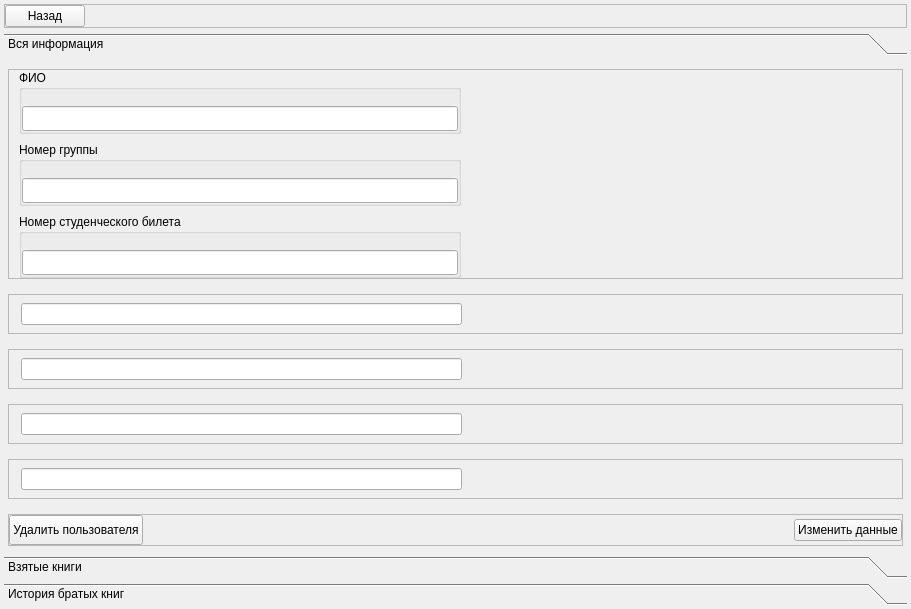
              <widget class="QWidget" name="widgetContents_info_user">
               <property name="geometry">
                <rect>
                 <x>0</x>
                 <y>0</y>
                 <width>911</width>
                 <height>609</height>
                </rect>
               </property>
               <layout class="QVBoxLayout" name="verticalLayout_9">
                <property name="spacing">
                 <number>5</number>
                </property>
                <property name="leftMargin">
                 <number>4</number>
                </property>
                <property name="topMargin">
                 <number>4</number>
                </property>
                <property name="rightMargin">
                 <number>4</number>
                </property>
                <property name="bottomMargin">
                 <number>4</number>
                </property>
                <item>
                 <widget class="QFrame" name="frame_title_info_user">
                  <property name="cursor">
                   <cursorShape>ArrowCursor</cursorShape>
                  </property>
                  <property name="frameShape">
                   <enum>QFrame::StyledPanel</enum>
                  </property>
                  <property name="frameShadow">
                   <enum>QFrame::Raised</enum>
                  </property>
                  <layout class="QHBoxLayout" name="horizontalLayout_7">
                   <property name="spacing">
                    <number>5</number>
                   </property>
                   <property name="leftMargin">
                    <number>0</number>
                   </property>
                   <property name="topMargin">
                    <number>0</number>
                   </property>
                   <property name="rightMargin">
                    <number>0</number>
                   </property>
                   <property name="bottomMargin">
                    <number>0</number>
                   </property>
                   <item alignment="Qt::AlignLeft">
                    <widget class="QPushButton" name="pushButton_back_info_user">
                     <property name="cursor">
                      <cursorShape>PointingHandCursor</cursorShape>
                     </property>
                     <property name="text">
                      <string>Назад</string>
                     </property>
                     <property name="icon">
                      <iconset resource="../icons/icons.qrc">
                       <normaloff>:/icons/arrow/left-arrow-2.png</normaloff>:/icons/arrow/left-arrow-2.png</iconset>
                     </property>
                     <property name="iconSize">
                      <size>
                       <width>20</width>
                       <height>20</height>
                      </size>
                     </property>
                    </widget>
                   </item>
                  </layout>
                 </widget>
                </item>
                <item>
                 <widget class="QToolBox" name="toolBox">
                  <property name="currentIndex">
                   <number>0</number>
                  </property>
                  <property name="tabSpacing">
                   <number>5</number>
                  </property>
                  <widget class="QWidget" name="page_about_info_user">
                   <property name="geometry">
                    <rect>
                     <x>0</x>
                     <y>0</y>
                     <width>899</width>
                     <height>475</height>
                    </rect>
                   </property>
                   <attribute name="icon">
                    <iconset resource="../icons/icons.qrc">
                     <normaloff>:/icons/main/info.png</normaloff>:/icons/main/info.png</iconset>
                   </attribute>
                   <attribute name="label">
                    <string>Вся информация</string>
                   </attribute>
                   <layout class="QVBoxLayout" name="verticalLayout_7">
                    <property name="spacing">
                     <number>10</number>
                    </property>
                    <property name="leftMargin">
                     <number>4</number>
                    </property>
                    <property name="topMargin">
                     <number>4</number>
                    </property>
                    <property name="rightMargin">
                     <number>4</number>
                    </property>
                    <property name="bottomMargin">
                     <number>0</number>
                    </property>
                    <item>
                     <widget class="QFrame" name="frame">
                      <property name="sizePolicy">
                       <sizepolicy hsizetype="Preferred" vsizetype="Fixed">
                        <horstretch>0</horstretch>
                        <verstretch>0</verstretch>
                       </sizepolicy>
                      </property>
                      <property name="frameShape">
                       <enum>QFrame::StyledPanel</enum>
                      </property>
                      <property name="frameShadow">
                       <enum>QFrame::Raised</enum>
                      </property>
                      <layout class="QGridLayout" name="gridLayout_3">
                       <property name="leftMargin">
                        <number>10</number>
                       </property>
                       <property name="topMargin">
                        <number>0</number>
                       </property>
                       <property name="rightMargin">
                        <number>0</number>
                       </property>
                       <property name="bottomMargin">
                        <number>0</number>
                       </property>
                       <property name="verticalSpacing">
                        <number>8</number>
                       </property>
                       <item row="0" column="0">
                        <widget class="QGroupBox" name="groupBox_fio_info_user">
                         <property name="sizePolicy">
                          <sizepolicy hsizetype="Preferred" vsizetype="Fixed">
                           <horstretch>0</horstretch>
                           <verstretch>0</verstretch>
                          </sizepolicy>
                         </property>
                         <property name="styleSheet">
                          <string notr="true"/>
                         </property>
                         <property name="title">
                          <string>ФИО</string>
                         </property>
                         <layout class="QVBoxLayout" name="verticalLayout_14">
                          <property name="spacing">
                           <number>0</number>
                          </property>
                          <property name="leftMargin">
                           <number>0</number>
                          </property>
                          <property name="topMargin">
                           <number>16</number>
                          </property>
                          <property name="rightMargin">
                           <number>0</number>
                          </property>
                          <property name="bottomMargin">
                           <number>0</number>
                          </property>
                          <item>
                           <widget class="QLineEdit" name="lineEdit_fio_info_user">
                            <property name="minimumSize">
                             <size>
                              <width>0</width>
                              <height>25</height>
                             </size>
                            </property>
                           </widget>
                          </item>
                         </layout>
                        </widget>
                       </item>
                       <item row="1" column="0">
                        <widget class="QGroupBox" name="groupBox_number_group">
                         <property name="sizePolicy">
                          <sizepolicy hsizetype="Preferred" vsizetype="Fixed">
                           <horstretch>0</horstretch>
                           <verstretch>0</verstretch>
                          </sizepolicy>
                         </property>
                         <property name="styleSheet">
                          <string notr="true"/>
                         </property>
                         <property name="title">
                          <string>Номер группы</string>
                         </property>
                         <layout class="QVBoxLayout" name="verticalLayout_15">
                          <property name="spacing">
                           <number>0</number>
                          </property>
                          <property name="leftMargin">
                           <number>0</number>
                          </property>
                          <property name="topMargin">
                           <number>16</number>
                          </property>
                          <property name="rightMargin">
                           <number>0</number>
                          </property>
                          <property name="bottomMargin">
                           <number>0</number>
                          </property>
                          <item>
                           <widget class="QLineEdit" name="lineEdit_number_group">
                            <property name="minimumSize">
                             <size>
                              <width>0</width>
                              <height>25</height>
                             </size>
                            </property>
                           </widget>
                          </item>
                         </layout>
                        </widget>
                       </item>
                       <item row="0" column="1">
                        <spacer name="horizontalSpacer">
                         <property name="orientation">
                          <enum>Qt::Horizontal</enum>
                         </property>
                         <property name="sizeHint" stdset="0">
                          <size>
                           <width>40</width>
                           <height>20</height>
                          </size>
                         </property>
                        </spacer>
                       </item>
                       <item row="2" column="0">
                        <widget class="QGroupBox" name="groupBox_student_id_number">
                         <property name="sizePolicy">
                          <sizepolicy hsizetype="Preferred" vsizetype="Fixed">
                           <horstretch>0</horstretch>
                           <verstretch>0</verstretch>
                          </sizepolicy>
                         </property>
                         <property name="styleSheet">
                          <string notr="true"/>
                         </property>
                         <property name="title">
                          <string>Номер студенческого билета</string>
                         </property>
                         <layout class="QVBoxLayout" name="verticalLayout_16">
                          <property name="spacing">
                           <number>0</number>
                          </property>
                          <property name="leftMargin">
                           <number>0</number>
                          </property>
                          <property name="topMargin">
                           <number>16</number>
                          </property>
                          <property name="rightMargin">
                           <number>0</number>
                          </property>
                          <property name="bottomMargin">
                           <number>0</number>
                          </property>
                          <item>
                           <widget class="QLineEdit" name="lineEdit_student_id_number">
                            <property name="minimumSize">
                             <size>
                              <width>0</width>
                              <height>25</height>
                             </size>
                            </property>
                           </widget>
                          </item>
                         </layout>
                        </widget>
                       </item>
                      </layout>
                     </widget>
                    </item>
                    <item>
                     <widget class="QFrame" name="frame_phone">
                      <property name="maximumSize">
                       <size>
                        <width>16777215</width>
                        <height>40</height>
                       </size>
                      </property>
                      <property name="frameShape">
                       <enum>QFrame::StyledPanel</enum>
                      </property>
                      <property name="frameShadow">
                       <enum>QFrame::Raised</enum>
                      </property>
                      <layout class="QHBoxLayout" name="horizontalLayout_phone">
                       <property name="spacing">
                        <number>5</number>
                       </property>
                       <property name="leftMargin">
                        <number>0</number>
                       </property>
                       <property name="topMargin">
                        <number>0</number>
                       </property>
                       <property name="rightMargin">
                        <number>0</number>
                       </property>
                       <property name="bottomMargin">
                        <number>0</number>
                       </property>
                       <item alignment="Qt::AlignLeft|Qt::AlignVCenter">
                        <widget class="QLabel" name="label_icon_phone">
                         <property name="sizePolicy">
                          <sizepolicy hsizetype="Expanding" vsizetype="Preferred">
                           <horstretch>0</horstretch>
                           <verstretch>0</verstretch>
                          </sizepolicy>
                         </property>
                         <property name="maximumSize">
                          <size>
                           <width>40</width>
                           <height>40</height>
                          </size>
                         </property>
                         <property name="text">
                          <string/>
                         </property>
                         <property name="textFormat">
                          <enum>Qt::AutoText</enum>
                         </property>
                         <property name="pixmap">
                          <pixmap resource="../icons/icons.qrc">:/icons/socialNetwork/phone.png</pixmap>
                         </property>
                         <property name="scaledContents">
                          <bool>true</bool>
                         </property>
                        </widget>
                       </item>
                       <item>
                        <widget class="QLineEdit" name="lineEdit_4">
                         <property name="sizePolicy">
                          <sizepolicy hsizetype="Expanding" vsizetype="Fixed">
                           <horstretch>0</horstretch>
                           <verstretch>0</verstretch>
                          </sizepolicy>
                         </property>
                        </widget>
                       </item>
                       <item>
                        <spacer name="horizontalSpacer_5">
                         <property name="orientation">
                          <enum>Qt::Horizontal</enum>
                         </property>
                         <property name="sizeHint" stdset="0">
                          <size>
                           <width>40</width>
                           <height>20</height>
                          </size>
                         </property>
                        </spacer>
                       </item>
                      </layout>
                     </widget>
                    </item>
                    <item>
                     <widget class="QFrame" name="frame_mail">
                      <property name="maximumSize">
                       <size>
                        <width>16777215</width>
                        <height>40</height>
                       </size>
                      </property>
                      <property name="frameShape">
                       <enum>QFrame::StyledPanel</enum>
                      </property>
                      <property name="frameShadow">
                       <enum>QFrame::Raised</enum>
                      </property>
                      <layout class="QHBoxLayout" name="horizontalLayout">
                       <property name="spacing">
                        <number>5</number>
                       </property>
                       <property name="leftMargin">
                        <number>0</number>
                       </property>
                       <property name="topMargin">
                        <number>0</number>
                       </property>
                       <property name="rightMargin">
                        <number>0</number>
                       </property>
                       <property name="bottomMargin">
                        <number>0</number>
                       </property>
                       <item alignment="Qt::AlignLeft">
                        <widget class="QLabel" name="label_icon_mail">
                         <property name="sizePolicy">
                          <sizepolicy hsizetype="Expanding" vsizetype="Preferred">
                           <horstretch>0</horstretch>
                           <verstretch>0</verstretch>
                          </sizepolicy>
                         </property>
                         <property name="maximumSize">
                          <size>
                           <width>40</width>
                           <height>40</height>
                          </size>
                         </property>
                         <property name="text">
                          <string/>
                         </property>
                         <property name="textFormat">
                          <enum>Qt::AutoText</enum>
                         </property>
                         <property name="pixmap">
                          <pixmap resource="../icons/icons.qrc">:/icons/socialNetwork/email.png</pixmap>
                         </property>
                         <property name="scaledContents">
                          <bool>true</bool>
                         </property>
                        </widget>
                       </item>
                       <item>
                        <widget class="QLineEdit" name="lineEdit"/>
                       </item>
                       <item>
                        <spacer name="horizontalSpacer_2">
                         <property name="orientation">
                          <enum>Qt::Horizontal</enum>
                         </property>
                         <property name="sizeHint" stdset="0">
                          <size>
                           <width>40</width>
                           <height>20</height>
                          </size>
                         </property>
                        </spacer>
                       </item>
                      </layout>
                     </widget>
                    </item>
                    <item>
                     <widget class="QFrame" name="frame_telegram">
                      <property name="maximumSize">
                       <size>
                        <width>16777215</width>
                        <height>40</height>
                       </size>
                      </property>
                      <property name="frameShape">
                       <enum>QFrame::StyledPanel</enum>
                      </property>
                      <property name="frameShadow">
                       <enum>QFrame::Raised</enum>
                      </property>
                      <layout class="QHBoxLayout" name="horizontalLayout_2">
                       <property name="spacing">
                        <number>5</number>
                       </property>
                       <property name="leftMargin">
                        <number>0</number>
                       </property>
                       <property name="topMargin">
                        <number>0</number>
                       </property>
                       <property name="rightMargin">
                        <number>0</number>
                       </property>
                       <property name="bottomMargin">
                        <number>0</number>
                       </property>
                       <item alignment="Qt::AlignLeft">
                        <widget class="QLabel" name="label_icon_telegram">
                         <property name="sizePolicy">
                          <sizepolicy hsizetype="Expanding" vsizetype="Preferred">
                           <horstretch>0</horstretch>
                           <verstretch>0</verstretch>
                          </sizepolicy>
                         </property>
                         <property name="maximumSize">
                          <size>
                           <width>40</width>
                           <height>40</height>
                          </size>
                         </property>
                         <property name="text">
                          <string/>
                         </property>
                         <property name="textFormat">
                          <enum>Qt::AutoText</enum>
                         </property>
                         <property name="pixmap">
                          <pixmap resource="../icons/icons.qrc">:/icons/socialNetwork/telegram.png</pixmap>
                         </property>
                         <property name="scaledContents">
                          <bool>true</bool>
                         </property>
                        </widget>
                       </item>
                       <item>
                        <widget class="QLineEdit" name="lineEdit_2"/>
                       </item>
                       <item>
                        <spacer name="horizontalSpacer_3">
                         <property name="orientation">
                          <enum>Qt::Horizontal</enum>
                         </property>
                         <property name="sizeHint" stdset="0">
                          <size>
                           <width>40</width>
                           <height>20</height>
                          </size>
                         </property>
                        </spacer>
                       </item>
                      </layout>
                     </widget>
                    </item>
                    <item>
                     <widget class="QFrame" name="frame_vk">
                      <property name="maximumSize">
                       <size>
                        <width>16777215</width>
                        <height>40</height>
                       </size>
                      </property>
                      <property name="frameShape">
                       <enum>QFrame::StyledPanel</enum>
                      </property>
                      <property name="frameShadow">
                       <enum>QFrame::Raised</enum>
                      </property>
                      <layout class="QHBoxLayout" name="horizontalLayout_4">
                       <property name="spacing">
                        <number>5</number>
                       </property>
                       <property name="leftMargin">
                        <number>0</number>
                       </property>
                       <property name="topMargin">
                        <number>0</number>
                       </property>
                       <property name="rightMargin">
                        <number>0</number>
                       </property>
                       <property name="bottomMargin">
                        <number>0</number>
                       </property>
                       <item alignment="Qt::AlignLeft">
                        <widget class="QLabel" name="label_icon_vk">
                         <property name="sizePolicy">
                          <sizepolicy hsizetype="Expanding" vsizetype="Preferred">
                           <horstretch>0</horstretch>
                           <verstretch>0</verstretch>
                          </sizepolicy>
                         </property>
                         <property name="maximumSize">
                          <size>
                           <width>40</width>
                           <height>40</height>
                          </size>
                         </property>
                         <property name="text">
                          <string/>
                         </property>
                         <property name="textFormat">
                          <enum>Qt::AutoText</enum>
                         </property>
                         <property name="pixmap">
                          <pixmap resource="../icons/icons.qrc">:/icons/socialNetwork/vk.png</pixmap>
                         </property>
                         <property name="scaledContents">
                          <bool>true</bool>
                         </property>
                        </widget>
                       </item>
                       <item>
                        <widget class="QLineEdit" name="lineEdit_3"/>
                       </item>
                       <item>
                        <spacer name="horizontalSpacer_4">
                         <property name="orientation">
                          <enum>Qt::Horizontal</enum>
                         </property>
                         <property name="sizeHint" stdset="0">
                          <size>
                           <width>40</width>
                           <height>20</height>
                          </size>
                         </property>
                        </spacer>
                       </item>
                      </layout>
                     </widget>
                    </item>
                    <item>
                     <widget class="QFrame" name="frame_2">
                      <property name="sizePolicy">
                       <sizepolicy hsizetype="Expanding" vsizetype="Fixed">
                        <horstretch>0</horstretch>
                        <verstretch>0</verstretch>
                       </sizepolicy>
                      </property>
                      <property name="frameShape">
                       <enum>QFrame::StyledPanel</enum>
                      </property>
                      <property name="frameShadow">
                       <enum>QFrame::Raised</enum>
                      </property>
                      <layout class="QHBoxLayout" name="horizontalLayout_10">
                       <property name="spacing">
                        <number>0</number>
                       </property>
                       <property name="leftMargin">
                        <number>0</number>
                       </property>
                       <property name="topMargin">
                        <number>0</number>
                       </property>
                       <property name="rightMargin">
                        <number>0</number>
                       </property>
                       <property name="bottomMargin">
                        <number>0</number>
                       </property>
                       <item>
                        <widget class="QPushButton" name="pushButton">
                         <property name="minimumSize">
                          <size>
                           <width>0</width>
                           <height>30</height>
                          </size>
                         </property>
                         <property name="cursor">
                          <cursorShape>PointingHandCursor</cursorShape>
                         </property>
                         <property name="text">
                          <string>Удалить пользователя</string>
                         </property>
                         <property name="icon">
                          <iconset resource="../icons/icons.qrc">
                           <normaloff>:/icons/main/close.png</normaloff>:/icons/main/close.png</iconset>
                         </property>
                         <property name="iconSize">
                          <size>
                           <width>15</width>
                           <height>15</height>
                          </size>
                         </property>
                        </widget>
                       </item>
                       <item>
                        <spacer name="horizontalSpacer_6">
                         <property name="orientation">
                          <enum>Qt::Horizontal</enum>
                         </property>
                         <property name="sizeHint" stdset="0">
                          <size>
                           <width>40</width>
                           <height>20</height>
                          </size>
                         </property>
                        </spacer>
                       </item>
                       <item>
                        <widget class="QPushButton" name="pushButton_edit_info_user">
                         <property name="cursor">
                          <cursorShape>PointingHandCursor</cursorShape>
                         </property>
                         <property name="text">
                          <string>Изменить данные</string>
                         </property>
                         <property name="icon">
                          <iconset resource="../icons/icons.qrc">
                           <normaloff>:/icons/main/edit.png</normaloff>:/icons/main/edit.png</iconset>
                         </property>
                         <property name="iconSize">
                          <size>
                           <width>32</width>
                           <height>32</height>
                          </size>
                         </property>
                        </widget>
                       </item>
                      </layout>
                     </widget>
                    </item>
                   </layout>
                  </widget>
                  <widget class="QWidget" name="page_take_book">
                   <property name="geometry">
                    <rect>
                     <x>0</x>
                     <y>0</y>
                     <width>100</width>
                     <height>30</height>
                    </rect>
                   </property>
                   <attribute name="icon">
                    <iconset resource="../icons/icons.qrc">
                     <normaloff>:/icons/book/book.png</normaloff>:/icons/book/book.png</iconset>
                   </attribute>
                   <attribute name="label">
                    <string>Взятые книги</string>
                   </attribute>
                   <layout class="QVBoxLayout" name="verticalLayout_page_take_book">
                    <property name="spacing">
                     <number>5</number>
                    </property>
                    <property name="leftMargin">
                     <number>4</number>
                    </property>
                    <property name="topMargin">
                     <number>4</number>
                    </property>
                    <property name="rightMargin">
                     <number>4</number>
                    </property>
                    <property name="bottomMargin">
                     <number>4</number>
                    </property>
                   </layout>
                  </widget>
                  <widget class="QWidget" name="page_history_take_book">
                   <property name="geometry">
                    <rect>
                     <x>0</x>
                     <y>0</y>
                     <width>100</width>
                     <height>30</height>
                    </rect>
                   </property>
                   <attribute name="icon">
                    <iconset resource="../icons/icons.qrc">
                     <normaloff>:/icons/book/second-books.png</normaloff>:/icons/book/second-books.png</iconset>
                   </attribute>
                   <attribute name="label">
                    <string>Иcтория братых книг</string>
                   </attribute>
                   <layout class="QVBoxLayout" name="verticalLayout_history_take_book">
                    <property name="spacing">
                     <number>5</number>
                    </property>
                    <property name="leftMargin">
                     <number>4</number>
                    </property>
                    <property name="topMargin">
                     <number>4</number>
                    </property>
                    <property name="rightMargin">
                     <number>4</number>
                    </property>
                    <property name="bottomMargin">
                     <number>4</number>
                    </property>
                   </layout>
                  </widget>
                 </widget>
                </item>
               </layout>
              </widget>
